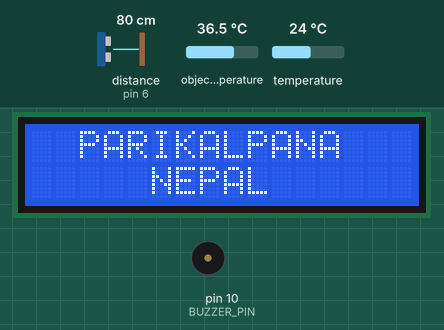
This sketch was run on a simulated Arduino Uno, built with avr-gcc and run on an emulated ATmega328P. On the bench: 16×2 character LCD, buzzer (waves = sounding, pin HIGH). Wiring (inferred from the names in the program): ultrasonic range finder: trigger pin 7; echo pin 6. The inputs (shaded band) are chosen by the test bench; at power-on: distance to the obstacle (sensor on pin 6) 80 cm, object temperature 36.5 °C, temperature 24 °C. The echo pulse lasts 58.3 µs per cm; pins used as bus, display or sensor lines are not drawn.

Above: at 3.2 s.
3.3 s: distance to the obstacle (sensor on pin 6) set to 18 cm
4.8 s: distance to the obstacle (sensor on pin 6) set to 13 cm
At 5.17 s:
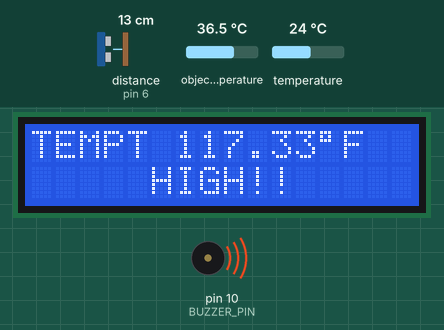
At 10.5 s:
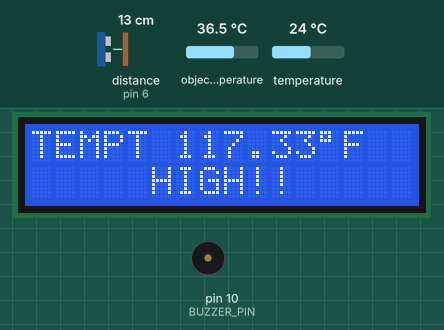
Timing chart, 0 to 12.9 s (numbered marks = the images above; inputs shaded):
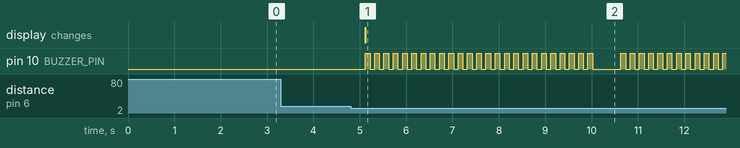

The sketch:

infrared_thermometer_lcd_PCB_offsets_formula.ino
```cpp
/************************
  Infrared Thermometer
 ************************
  Developed by:
  PARIKALPANA NEPAL
  Damak, Nepal
  (c)2020
 ************************
*/

//----include necessary libraries--------

//IR sensor library
#include <Adafruit_MLX90614.h>

//I2C library
#include <Wire.h>

//LCD library
#include <LiquidCrystal.h>

//----------------------------------------

//----------define constants---------------
#define MIN_DISTANCE 1     //minimum distance from person (in cm)
#define MAX_DISTANCE 15    //maximum distance from person (in cm)
#define THRESHOLD_TEMP 101 //threshold temperature(in deg F) for warning alert
#define LCD_CONTRAST 80    // LCD constrast value(min-0 max-255)

#define ECHO_PIN 6
#define TRIG_PIN 7
#define BUZZER_PIN 10
#define LCD_V0_PIN 9

//-----------------------------------------

//----------initialize objects-------------

Adafruit_MLX90614 ir_sensor = Adafruit_MLX90614(); // initialize ir sensor object
//-----------------------------------------

/*
  PINS FOR LCD WHERE
  | Vo  =>  D6  |
  | Rs  =>  D12 |
  | E   =>  D11 |
  | D4  =>  D5  |
  | D5  =>  D4  |
  | D6  =>  D3  |
  | D7  =>  D2  |
*/
LiquidCrystal lcd(12, 11, 5, 4, 3, 2);

//setup
void setup()
{
  //set buzzer pin
  pinMode(BUZZER_PIN, OUTPUT);

  //set ultrasonic pins
  pinMode(TRIG_PIN, OUTPUT);
  pinMode(ECHO_PIN, INPUT);

  //setup ir sensor
  ir_sensor.begin();

  //setup LCD
  lcd.begin(16, 2);

  //set LCD constrast
  analogWrite(LCD_V0_PIN, LCD_CONTRAST);

  //display startup message
  lcd.setCursor(2, 0);
  lcd.print("PARIKALPANA");
  lcd.setCursor(5, 1);
  lcd.print("NEPAL");

  //delay
  delay(2000);
}

//code that run in loop
void loop()
{
  //calculate object distance
  float distance = getDistance();

  //check if object is within range
  if (distance >= MIN_DISTANCE && distance <= MAX_DISTANCE)
  {
    //get calculated object temperature
    float temp = getTemp();

    //clear display
    lcd.clear();

    //display temperature
    lcd.setCursor(0, 0);
    lcd.print("TEMPT ");
    lcd.print(temp);
    lcd.print((char)223);
    lcd.print("F");

    if (temp >= THRESHOLD_TEMP)
    {
      //display warning text
      lcd.setCursor(5, 1);
      lcd.print("HIGH!!");
      warningTone(); //play warning tone
    }
    else
    {
      //display normal text
      lcd.setCursor(5, 1);
      lcd.print("NORMAL");
      normalTone(); //play normal tone
    }
  }
  else
  {
    //clear display
    lcd.clear();

    //display idle text
    lcd.setCursor(2, 0);
    lcd.print("PARIKALPANA");
    lcd.setCursor(5, 1);
    lcd.print("NEPAL");
  }

  //delay before looping
  delay(500);
}

//play normal tone
void normalTone()
{
  for (int i = 0; i <= 1; i++)
  {
    digitalWrite(BUZZER_PIN, HIGH); // Send sound signal...
    delay(600);
    digitalWrite(BUZZER_PIN, LOW); // Stop sound...
    delay(600);
  }
}

//play warning tone
void warningTone()
{
  //play warning tone in a loop
  for (int i = 0; i <= 24; i++)
  {
    digitalWrite(BUZZER_PIN, HIGH); // Send sound signal...
    delay(100);
    digitalWrite(BUZZER_PIN, LOW); // Stop sound...
    delay(100);
  }
}

//get temperature with calculated offset
float getTemp()
{

  //current distance of an object
  float distance = getDistance();

  //temperature of an object
  float temp = ir_sensor.readObjectTempF();

  //ambient temperature
  float ambientTemp = ir_sensor.readAmbientTempF();

  //calculate offset using formula
  float offset = (98.6 - ambientTemp) * (distance / MAX_DISTANCE);


  //add temperature with calculated offset
  return temp + offset;
}

//get distance in centimetres
float getDistance()
{
  digitalWrite(TRIG_PIN, LOW); //clears the trigger pin
  delayMicroseconds(2);

  digitalWrite(TRIG_PIN, HIGH); //sets the trigger pin on HIGH state for 10 micro seconds
  delayMicroseconds(10);
  digitalWrite(TRIG_PIN, LOW);

  float duration = pulseIn(ECHO_PIN, HIGH); //reads the echo pin, returns the sound wave travel time in microseconds
  return duration * 0.034 / 2;              //calculate and return distance in centimetres
}
```

Measured:
- the behaviour switches between 16 and 15 cm on distance to the obstacle (sensor on pin 6) (found by bisection; images 0 and 1)
- after the input at 3.3 s, every drawn part: stays the same
- after the input at 4.8 s, pin 10 (BUZZER_PIN): goes 24 × (HIGH 0.10 s, LOW 0.10 s), HIGH 0.10 s, LOW 0.61 s, 11 × (HIGH 0.10 s, LOW 0.10 s), then HIGH, starting after 0.32 s; the display: changes after 0.32 s (image 1)
